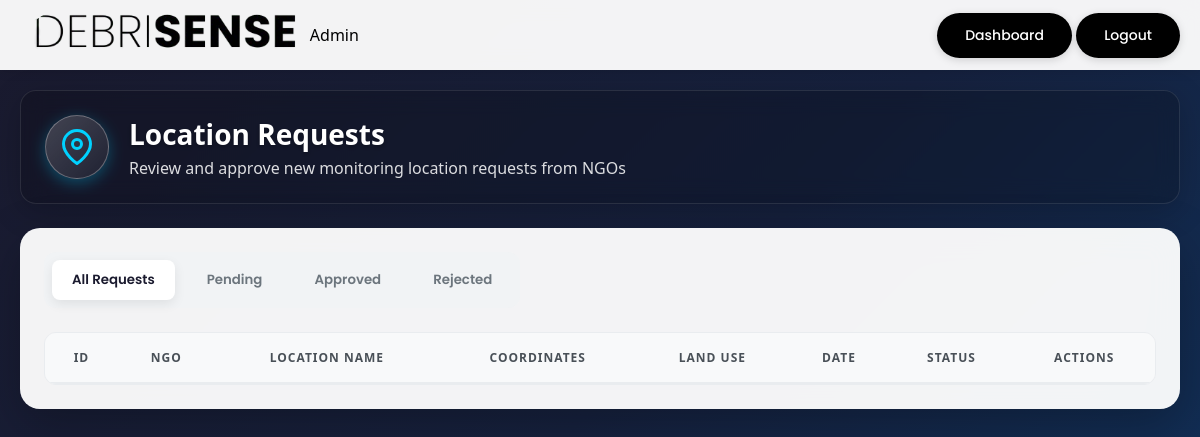
Before: /admin/location-requests (signed in) with the older database file.
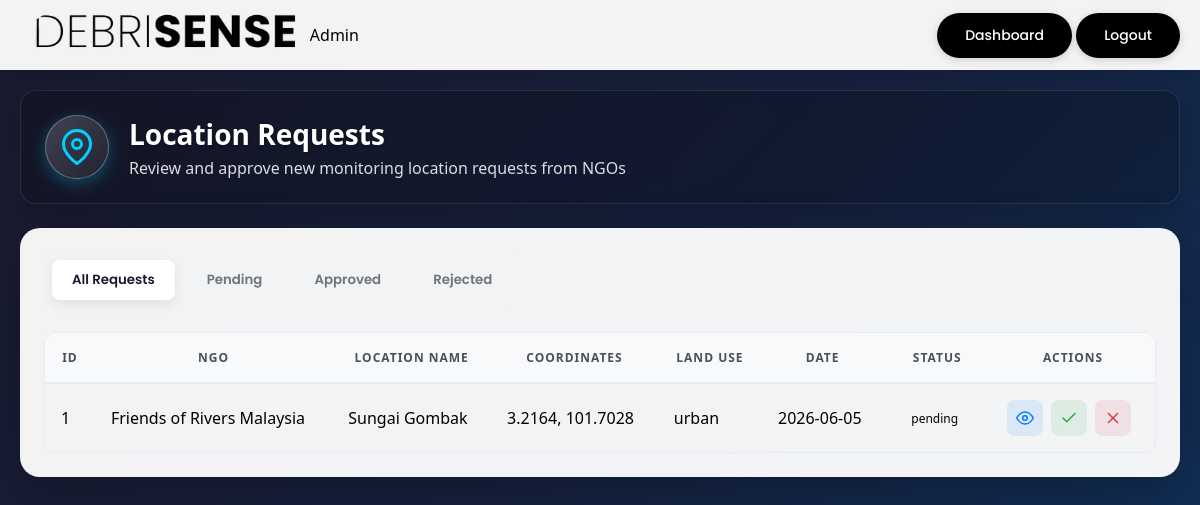
After: the same page with the newer database file.
### models.py (models this page shows, shortened)
class LocationRequest(db.Model):
    __tablename__ = 'location_requests'
    id = db.Column(db.Integer, primary_key=True)
    user_id = db.Column(db.Integer, db.ForeignKey('users.id'), nullable=False)
    location_name = db.Column(db.String(150), nullable=False)
    latitude = db.Column(db.Float, nullable=False)
    longitude = db.Column(db.Float, nullable=False)
    state = db.Column(db.String(100), nullable=True)
    district = db.Column(db.String(100), nullable=True)
    land_use = db.Column(db.String(50), default='urban')
    reason = db.Column(db.Text, nullable=False)
    additional_info = db.Column(db.Text, nullable=True)
    status = db.Column(db.String(20), default='pending')  # pending, approved, rejected
    admin_response = db.Column(db.Text, nullable=True)
    reviewed_by = db.Column(db.Integer, db.ForeignKey('admins.id'), nullable=True)
    reviewed_at = db.Column(db.DateTime, nullable=True)
    created_river_id = db.Column(db.Integer, db.ForeignKey('rivers.id'), nullable=True)
    requested_at = db.Column(db.DateTime, default=datetime.utcnow)
    user = db.relationship('User', backref=db.backref('location_requests', lazy='dynamic'))
    reviewer = db.relationship('Admin', backref=db.backref('reviewed_requests', lazy='dynamic'))
    created_river = db.relationship('River', backref=db.backref('request', uselist=False))

class User(UserMixin, db.Model):
    __tablename__ = 'users'
    id = db.Column(db.Integer, primary_key=True)
    email = db.Column(db.String(150), unique=True, nullable=False, index=True)
    password_hash = db.Column(db.String(256), nullable=False)
    ngo_name = db.Column(db.String(150), nullable=False)
    phone = db.Column(db.String(20), nullable=True)
    address = db.Column(db.Text, nullable=True)
    profile_image = db.Column(db.String(255), nullable=True, default='default_profile.png')
    is_active = db.Column(db.Boolean, default=True)
    is_verified = db.Column(db.Boolean, default=False)
    created_at = db.Column(db.DateTime, default=datetime.utcnow)
    updated_at = db.Column(db.DateTime, default=datetime.utcnow, onupdate=datetime.utcnow)

### app.py (the view)
@app.route('/admin/location-requests')
@admin_required
def admin_location_requests():
    requests_list = LocationRequest.query.order_by(LocationRequest.requested_at.desc()).all()
    return render_template('admin_location_requests.html', requests=requests_list, admin=current_user)

### app.py (called while the page is built)
@login_manager.user_loader
def load_user(user_id):
    if user_id.startswith('admin_'):
        admin_id = int(user_id.replace('admin_', ''))
        return Admin.query.get(admin_id)
    elif user_id.startswith('user_'):
        ngo_id = int(user_id.replace('user_', ''))
        return User.query.get(ngo_id)
    return None

def admin_required(f):
    @wraps(f)
    def decorated_function(*args, **kwargs):
        if not current_user.is_authenticated:
            flash('Please log in as admin to access this page.', 'warning')
            return redirect(url_for('admin_login'))
        if not isinstance(current_user, Admin):
            flash('Access denied. Admin privileges required.', 'error')
            return redirect(url_for('index'))
        return f(*args, **kwargs)
    return decorated_function

### templates/admin_location_requests.html (shortened to what the changed rows need)
<!DOCTYPE html>
<html lang="en">
<head>
    <link rel="stylesheet" href="{{ url_for('static', filename='css/style.css') }}">
    <link rel="stylesheet" href="{{ url_for('static', filename='css/admin_pages.css') }}">
</head>
<body class="admin-page">
    <div class="admin-content">
        <div class="admin-container">
            <div class="page-header glass-header">
                <div class="header-text">
                    <h1>Location Requests</h1>
                </div>
            </div>
            <div class="glass-panel main-panel">
                <div class="table-container modern-table-wrapper">
                    <table class="data-table modern-table">
                        <thead>
                            <tr>
                                <th>ID</th>
                                <th>NGO</th>
                                <th>Location Name</th>
                                <th>Coordinates</th>
                                <th>Land Use</th>
                                <th>Date</th>
                                <th>Status</th>
                                <th>Actions</th>
                            </tr>
                        </thead>
                        <tbody id="requests-tbody">
                            {% for req in requests %}
                            <tr data-status="{{ req.status }}">
                                <td>{{ req.id }}</td>
                                <td>{{ req.user.ngo_name if req.user else 'Unknown' }}</td>
                                <td>{{ req.location_name }}</td>
                                <td>{{ "%.4f"|format(req.latitude) }}, {{ "%.4f"|format(req.longitude) }}</td>
                                <td>{{ req.land_use }}</td>
                                <td>{{ req.requested_at.strftime('%Y-%m-%d') if req.requested_at else '' }}</td>
                                <td>
                                    <span class="status-badge status-{{ req.status }}">{{ req.status }}</span>
                                </td>
                                <td>
                                    <div class="action-buttons-group">
                                        <button class="action-btn-icon view-btn" title="View Details"
                                            onclick="viewRequest({{ req.id }})">
                                            <svg viewBox="0 0 24 24" width="18" height="18" stroke="currentColor"
                                                stroke-width="2" stroke-linecap="round" stroke-linejoin="round"
                                                fill="none">
                                                <path d="M1 12s4-8 11-8 11 8 11 8-4 8-11 8-11-8-11-8z"></path>
                                                <circle cx="12" cy="12" r="3"></circle>
                                            </svg>
                                        </button>
                                        {% if req.status == 'pending' %}
                                        <button class="action-btn-icon approve-btn" title="Approve"
                                            onclick="approveRequest({{ req.id }})">
                                            <svg viewBox="0 0 24 24" width="18" height="18" stroke="currentColor"
                                                stroke-width="2" stroke-linecap="round" stroke-linejoin="round"
                                                fill="none">
                                                <polyline points="20 6 9 17 4 12"></polyline>
                                            </svg>
                                        </button>
                                        <button class="action-btn-icon reject-btn" title="Reject"
                                            onclick="rejectRequest({{ req.id }})">
                                            <svg viewBox="0 0 24 24" width="18" height="18" stroke="currentColor"
                                                stroke-width="2" stroke-linecap="round" stroke-linejoin="round"
                                                fill="none">
                                                <line x1="18" y1="6" x2="6" y2="18"></line>
                                                <line x1="6" y1="6" x2="18" y2="18"></line>
                                            </svg>
                                        </button>
                                        {% endif %}
                                    </div>
                                </td>
                            </tr>
                            {% endfor %}
                        </tbody>
                    </table>
                </div>
            </div>
        </div>
    </div>
</body>
</html>

Changed rows visible on the page:
added LocationRequest: id "1", user "Friends of Rivers Malaysia", location_name "Sungai Gombak", latitude "3.2164", longitude "101.7028", land_use "urban", requested_at "2026-06-05", status "pending"
